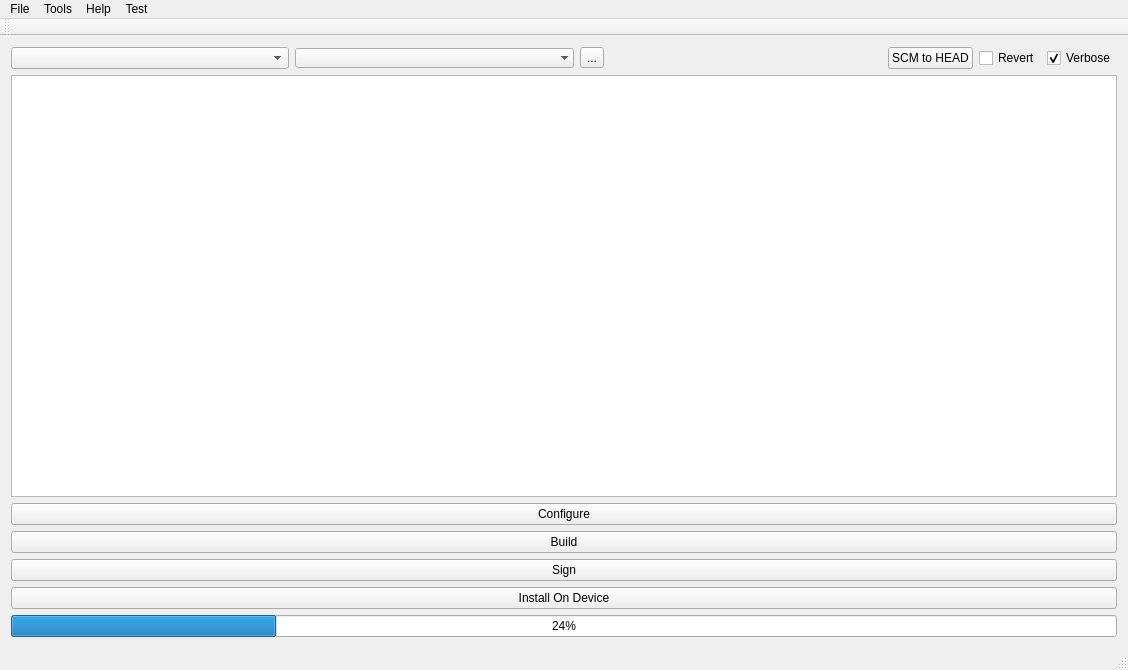
<?xml version="1.0" encoding="UTF-8"?>
<ui version="4.0">
 <class>MainWindow</class>
 <widget class="QMainWindow" name="MainWindow">
  <property name="geometry">
   <rect>
    <x>0</x>
    <y>0</y>
    <width>1128</width>
    <height>670</height>
   </rect>
  </property>
  <property name="windowTitle">
   <string>MainWindow</string>
  </property>
  <property name="unifiedTitleAndToolBarOnMac">
   <bool>true</bool>
  </property>
  <widget class="QWidget" name="centralWidget">
   <layout class="QVBoxLayout" name="verticalLayout_2">
    <item>
     <layout class="QVBoxLayout" name="verticalLayout">
      <item>
       <layout class="QHBoxLayout" name="horizontalLayout_2">
        <item>
         <widget class="QComboBox" name="cmb_brands">
          <property name="sizePolicy">
           <sizepolicy hsizetype="Expanding" vsizetype="Fixed">
            <horstretch>0</horstretch>
            <verstretch>0</verstretch>
           </sizepolicy>
          </property>
         </widget>
        </item>
        <item>
         <widget class="QComboBox" name="cmb_platforms">
          <property name="sizePolicy">
           <sizepolicy hsizetype="Expanding" vsizetype="Fixed">
            <horstretch>0</horstretch>
            <verstretch>0</verstretch>
           </sizepolicy>
          </property>
          <property name="frame">
           <bool>false</bool>
          </property>
         </widget>
        </item>
        <item>
         <widget class="QToolButton" name="btn_show_config">
          <property name="text">
           <string>...</string>
          </property>
         </widget>
        </item>
        <item>
         <spacer name="horizontalSpacer">
          <property name="orientation">
           <enum>Qt::Horizontal</enum>
          </property>
          <property name="sizeHint" stdset="0">
           <size>
            <width>40</width>
            <height>20</height>
           </size>
          </property>
         </spacer>
        </item>
        <item>
         <widget class="QPushButton" name="btn_reset_scm">
          <property name="text">
           <string>SCM to HEAD</string>
          </property>
         </widget>
        </item>
        <item>
         <layout class="QHBoxLayout" name="horizontalLayout">
          <property name="sizeConstraint">
           <enum>QLayout::SetMinimumSize</enum>
          </property>
          <item>
           <widget class="QCheckBox" name="cb_revert">
            <property name="text">
             <string>Revert</string>
            </property>
            <property name="checked">
             <bool>false</bool>
            </property>
           </widget>
          </item>
          <item>
           <widget class="QCheckBox" name="cb_verbose">
            <property name="text">
             <string>Verbose</string>
            </property>
            <property name="checked">
             <bool>true</bool>
            </property>
           </widget>
          </item>
         </layout>
        </item>
       </layout>
      </item>
      <item>
       <widget class="QTextEdit" name="txt_output">
        <property name="enabled">
         <bool>true</bool>
        </property>
        <property name="readOnly">
         <bool>false</bool>
        </property>
       </widget>
      </item>
      <item>
       <widget class="QPushButton" name="btn_configure">
        <property name="text">
         <string>Configure</string>
        </property>
       </widget>
      </item>
      <item>
       <widget class="QPushButton" name="btn_build">
        <property name="text">
         <string>Build</string>
        </property>
       </widget>
      </item>
      <item>
       <widget class="QPushButton" name="btn_sign">
        <property name="text">
         <string>Sign</string>
        </property>
       </widget>
      </item>
      <item>
       <widget class="QPushButton" name="btn_install_on_device">
        <property name="text">
         <string>Install On Device</string>
        </property>
       </widget>
      </item>
      <item>
       <widget class="QProgressBar" name="pb_build_progress">
        <property name="enabled">
         <bool>true</bool>
        </property>
        <property name="styleSheet">
         <string notr="true">display:none;</string>
        </property>
        <property name="value">
         <number>24</number>
        </property>
       </widget>
      </item>
     </layout>
    </item>
   </layout>
  </widget>
  <widget class="QMenuBar" name="menuBar">
   <property name="geometry">
    <rect>
     <x>0</x>
     <y>0</y>
     <width>1128</width>
     <height>22</height>
    </rect>
   </property>
   <widget class="QMenu" name="menuFile">
    <property name="title">
     <string>File</string>
    </property>
    <addaction name="actionClose"/>
    <addaction name="actionOpen"/>
    <addaction name="actionSaveAs"/>
    <addaction name="actionCloneTo"/>
   </widget>
   <widget class="QMenu" name="menuTools">
    <property name="title">
     <string>Tools</string>
    </property>
    <addaction name="actionRegex_Tool"/>
    <addaction name="actionConfig_Editor"/>
   </widget>
   <widget class="QMenu" name="menuHelp">
    <property name="title">
     <string>Help</string>
    </property>
    <addaction name="actionAbout"/>
   </widget>
   <widget class="QMenu" name="menuTest">
    <property name="title">
     <string>Test</string>
    </property>
    <addaction name="actionDeclarative_View"/>
   </widget>
   <addaction name="menuFile"/>
   <addaction name="menuTools"/>
   <addaction name="menuHelp"/>
   <addaction name="menuTest"/>
  </widget>
  <widget class="QToolBar" name="mainToolBar">
   <attribute name="toolBarArea">
    <enum>TopToolBarArea</enum>
   </attribute>
   <attribute name="toolBarBreak">
    <bool>false</bool>
   </attribute>
  </widget>
  <widget class="QStatusBar" name="statusBar"/>
  <action name="actionClose">
   <property name="text">
    <string>Close</string>
   </property>
  </action>
  <action name="actionAbout">
   <property name="text">
    <string>About</string>
   </property>
  </action>
  <action name="actionRegex_Tool">
   <property name="text">
    <string>Regex Tool</string>
   </property>
   <property name="shortcut">
    <string>Ctrl+Shift+X</string>
   </property>
  </action>
  <action name="actionOpen">
   <property name="text">
    <string>Open</string>
   </property>
  </action>
  <action name="actionSaveAs">
   <property name="text">
    <string>SaveAs...</string>
   </property>
  </action>
  <action name="actionCloneTo">
   <property name="text">
    <string>CloneTo</string>
   </property>
   <property name="shortcut">
    <string>Ctrl+Shift+C</string>
   </property>
  </action>
  <action name="actionConfig_Editor">
   <property name="icon">
    <iconset resource="images.qrc">
     <normaloff>:/buttons/images/HAL-9000-icon.png</normaloff>:/buttons/images/HAL-9000-icon.png</iconset>
   </property>
   <property name="text">
    <string>Config Editor</string>
   </property>
   <property name="shortcut">
    <string>Ctrl+Shift+E</string>
   </property>
   <property name="shortcutContext">
    <enum>Qt::WindowShortcut</enum>
   </property>
  </action>
  <action name="actionDeclarative_View">
   <property name="text">
    <string>Declarative View</string>
   </property>
  </action>
 </widget>
 <layoutdefault spacing="6" margin="11"/>
 <resources>
  <include location="images.qrc"/>
 </resources>
 <connections/>
</ui>
